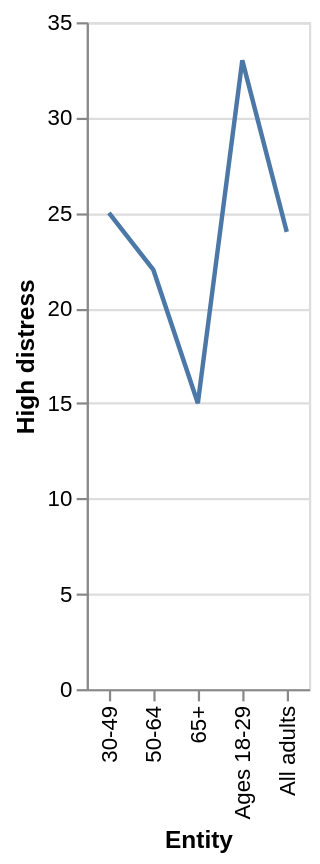

Express this chart as Vega-Lite.
### Vega-Lite specification from a JSON file in a GitHub repository (floating-point values rounded to 4 significant figures)
{"$schema": "https://vega.github.io/schema/vega-lite/v5.json", "description": "Line chart auto-generated from CSV", "data": {"values": [{"Entity": "65+", "High distress": "15", "Medium distress": "23", "Low distress": "61"}, {"Entity": "50-64", "High distress": "22", "Medium distress": "25", "Low distress": "52"}, {"Entity": "30-49", "High distress": "25", "Medium distress": "26", "Low distress": "47"}, {"Entity": "Ages 18-29", "High distress": "33", "Medium distress": "28", "Low distress": "38"}, {"Entity": "All adults", "High distress": "24", "Medium distress": "26", "Low distress": "49"}]}, "mark": "line", "encoding": {"x": {"field": "Entity", "type": "ordinal"}, "y": {"field": "High distress", "type": "quantitative"}}}
